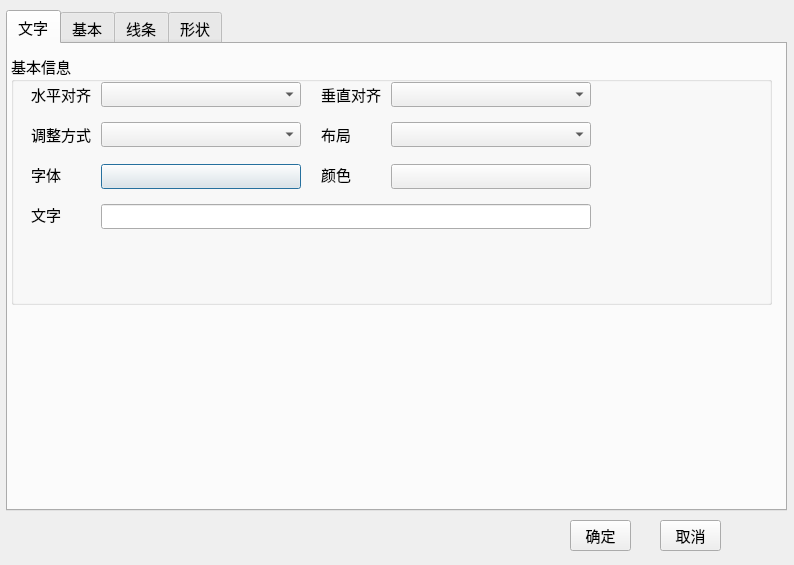
<?xml version="1.0" encoding="UTF-8"?>
<ui version="4.0">
 <class>PropertyDlg</class>
 <widget class="QDialog" name="PropertyDlg">
  <property name="geometry">
   <rect>
    <x>0</x>
    <y>0</y>
    <width>794</width>
    <height>565</height>
   </rect>
  </property>
  <property name="font">
   <font>
    <family>新宋体</family>
    <pointsize>11</pointsize>
   </font>
  </property>
  <property name="windowTitle">
   <string>Dialog</string>
  </property>
  <widget class="QTabWidget" name="propertyTab">
   <property name="geometry">
    <rect>
     <x>6</x>
     <y>10</y>
     <width>781</width>
     <height>501</height>
    </rect>
   </property>
   <property name="font">
    <font>
     <family>新宋体</family>
     <pointsize>11</pointsize>
    </font>
   </property>
   <property name="toolTip">
    <string/>
   </property>
   <property name="styleSheet">
    <string notr="true">基本</string>
   </property>
   <property name="currentIndex">
    <number>0</number>
   </property>
   <widget class="QWidget" name="textTab">
    <attribute name="title">
     <string>文字</string>
    </attribute>
    <widget class="QGroupBox" name="groupBox_9">
     <property name="geometry">
      <rect>
       <x>3</x>
       <y>10</y>
       <width>761</width>
       <height>251</height>
      </rect>
     </property>
     <property name="font">
      <font>
       <family>新宋体</family>
       <pointsize>11</pointsize>
      </font>
     </property>
     <property name="title">
      <string>基本信息</string>
     </property>
     <widget class="QLabel" name="label_11">
      <property name="geometry">
       <rect>
        <x>20</x>
        <y>30</y>
        <width>71</width>
        <height>21</height>
       </rect>
      </property>
      <property name="font">
       <font>
        <family>新宋体</family>
        <pointsize>11</pointsize>
       </font>
      </property>
      <property name="text">
       <string>水平对齐</string>
      </property>
     </widget>
     <widget class="QComboBox" name="horizAlignComboBox">
      <property name="geometry">
       <rect>
        <x>90</x>
        <y>28</y>
        <width>200</width>
        <height>25</height>
       </rect>
      </property>
     </widget>
     <widget class="QComboBox" name="vertiAlignComboBox">
      <property name="geometry">
       <rect>
        <x>380</x>
        <y>28</y>
        <width>200</width>
        <height>25</height>
       </rect>
      </property>
     </widget>
     <widget class="QLabel" name="label_24">
      <property name="geometry">
       <rect>
        <x>310</x>
        <y>30</y>
        <width>71</width>
        <height>21</height>
       </rect>
      </property>
      <property name="font">
       <font>
        <family>新宋体</family>
        <pointsize>11</pointsize>
       </font>
      </property>
      <property name="text">
       <string>垂直对齐</string>
      </property>
     </widget>
     <widget class="QComboBox" name="layoutComboBox">
      <property name="geometry">
       <rect>
        <x>380</x>
        <y>68</y>
        <width>200</width>
        <height>25</height>
       </rect>
      </property>
     </widget>
     <widget class="QComboBox" name="directComboBox">
      <property name="geometry">
       <rect>
        <x>90</x>
        <y>68</y>
        <width>200</width>
        <height>25</height>
       </rect>
      </property>
     </widget>
     <widget class="QLabel" name="label_25">
      <property name="geometry">
       <rect>
        <x>310</x>
        <y>70</y>
        <width>71</width>
        <height>21</height>
       </rect>
      </property>
      <property name="font">
       <font>
        <family>新宋体</family>
        <pointsize>11</pointsize>
       </font>
      </property>
      <property name="text">
       <string>布局</string>
      </property>
     </widget>
     <widget class="QLabel" name="label_23">
      <property name="geometry">
       <rect>
        <x>20</x>
        <y>70</y>
        <width>71</width>
        <height>21</height>
       </rect>
      </property>
      <property name="font">
       <font>
        <family>新宋体</family>
        <pointsize>11</pointsize>
       </font>
      </property>
      <property name="text">
       <string>调整方式</string>
      </property>
     </widget>
     <widget class="QLabel" name="label_26">
      <property name="geometry">
       <rect>
        <x>20</x>
        <y>110</y>
        <width>71</width>
        <height>21</height>
       </rect>
      </property>
      <property name="font">
       <font>
        <family>新宋体</family>
        <pointsize>11</pointsize>
       </font>
      </property>
      <property name="text">
       <string>字体</string>
      </property>
     </widget>
     <widget class="QLabel" name="label_27">
      <property name="geometry">
       <rect>
        <x>310</x>
        <y>110</y>
        <width>71</width>
        <height>21</height>
       </rect>
      </property>
      <property name="font">
       <font>
        <family>新宋体</family>
        <pointsize>11</pointsize>
       </font>
      </property>
      <property name="text">
       <string>颜色</string>
      </property>
     </widget>
     <widget class="QPushButton" name="textFontBtn">
      <property name="geometry">
       <rect>
        <x>90</x>
        <y>110</y>
        <width>200</width>
        <height>25</height>
       </rect>
      </property>
      <property name="text">
       <string/>
      </property>
     </widget>
     <widget class="QPushButton" name="textColorBtn">
      <property name="geometry">
       <rect>
        <x>380</x>
        <y>110</y>
        <width>200</width>
        <height>25</height>
       </rect>
      </property>
      <property name="text">
       <string/>
      </property>
     </widget>
     <widget class="QLabel" name="label_28">
      <property name="geometry">
       <rect>
        <x>20</x>
        <y>150</y>
        <width>71</width>
        <height>21</height>
       </rect>
      </property>
      <property name="font">
       <font>
        <family>新宋体</family>
        <pointsize>11</pointsize>
       </font>
      </property>
      <property name="text">
       <string>文字</string>
      </property>
     </widget>
     <widget class="QLineEdit" name="textEdit">
      <property name="geometry">
       <rect>
        <x>90</x>
        <y>150</y>
        <width>490</width>
        <height>25</height>
       </rect>
      </property>
     </widget>
    </widget>
   </widget>
   <widget class="QWidget" name="baseTab">
    <property name="font">
     <font>
      <family>新宋体</family>
      <pointsize>11</pointsize>
     </font>
    </property>
    <property name="styleSheet">
     <string notr="true">font: 11pt &quot;新宋体&quot;;</string>
    </property>
    <attribute name="title">
     <string>基本</string>
    </attribute>
    <widget class="QGroupBox" name="groupBox_3">
     <property name="geometry">
      <rect>
       <x>3</x>
       <y>10</y>
       <width>761</width>
       <height>111</height>
      </rect>
     </property>
     <property name="font">
      <font>
       <family>新宋体</family>
       <pointsize>11</pointsize>
      </font>
     </property>
     <property name="title">
      <string>基本信息</string>
     </property>
     <widget class="QLabel" name="label_9">
      <property name="geometry">
       <rect>
        <x>20</x>
        <y>30</y>
        <width>41</width>
        <height>21</height>
       </rect>
      </property>
      <property name="font">
       <font>
        <family>新宋体</family>
        <pointsize>11</pointsize>
       </font>
      </property>
      <property name="text">
       <string>名称</string>
      </property>
     </widget>
     <widget class="QLineEdit" name="objName">
      <property name="geometry">
       <rect>
        <x>65</x>
        <y>29</y>
        <width>200</width>
        <height>25</height>
       </rect>
      </property>
      <property name="font">
       <font>
        <family>新宋体</family>
        <pointsize>11</pointsize>
       </font>
      </property>
     </widget>
     <widget class="QLabel" name="label_10">
      <property name="geometry">
       <rect>
        <x>21</x>
        <y>68</y>
        <width>31</width>
        <height>31</height>
       </rect>
      </property>
      <property name="font">
       <font>
        <family>新宋体</family>
        <pointsize>11</pointsize>
       </font>
      </property>
      <property name="text">
       <string>类型</string>
      </property>
     </widget>
     <widget class="QLabel" name="objType">
      <property name="geometry">
       <rect>
        <x>65</x>
        <y>73</y>
        <width>111</width>
        <height>21</height>
       </rect>
      </property>
      <property name="font">
       <font>
        <family>新宋体</family>
        <pointsize>11</pointsize>
        <weight>50</weight>
        <italic>false</italic>
        <bold>false</bold>
       </font>
      </property>
      <property name="text">
       <string>无</string>
      </property>
     </widget>
    </widget>
    <widget class="QGroupBox" name="groupBox_4">
     <property name="geometry">
      <rect>
       <x>3</x>
       <y>131</y>
       <width>751</width>
       <height>161</height>
      </rect>
     </property>
     <property name="font">
      <font>
       <family>新宋体</family>
       <pointsize>11</pointsize>
      </font>
     </property>
     <property name="title">
      <string>布局</string>
     </property>
     <widget class="QLabel" name="label_15">
      <property name="geometry">
       <rect>
        <x>20</x>
        <y>31</y>
        <width>41</width>
        <height>21</height>
       </rect>
      </property>
      <property name="font">
       <font>
        <family>新宋体</family>
        <pointsize>11</pointsize>
       </font>
      </property>
      <property name="text">
       <string>X</string>
      </property>
     </widget>
     <widget class="QLabel" name="label_16">
      <property name="geometry">
       <rect>
        <x>330</x>
        <y>31</y>
        <width>41</width>
        <height>21</height>
       </rect>
      </property>
      <property name="font">
       <font>
        <family>新宋体</family>
        <pointsize>11</pointsize>
       </font>
      </property>
      <property name="text">
       <string>Y</string>
      </property>
     </widget>
     <widget class="QDoubleSpinBox" name="xCoord">
      <property name="geometry">
       <rect>
        <x>95</x>
        <y>30</y>
        <width>200</width>
        <height>25</height>
       </rect>
      </property>
     </widget>
     <widget class="QDoubleSpinBox" name="yCoord">
      <property name="geometry">
       <rect>
        <x>400</x>
        <y>30</y>
        <width>200</width>
        <height>25</height>
       </rect>
      </property>
     </widget>
     <widget class="QLabel" name="label_18">
      <property name="geometry">
       <rect>
        <x>20</x>
        <y>71</y>
        <width>41</width>
        <height>21</height>
       </rect>
      </property>
      <property name="font">
       <font>
        <family>新宋体</family>
        <pointsize>11</pointsize>
       </font>
      </property>
      <property name="text">
       <string>宽度</string>
      </property>
     </widget>
     <widget class="QLabel" name="label_19">
      <property name="geometry">
       <rect>
        <x>330</x>
        <y>71</y>
        <width>41</width>
        <height>21</height>
       </rect>
      </property>
      <property name="font">
       <font>
        <family>新宋体</family>
        <pointsize>11</pointsize>
       </font>
      </property>
      <property name="text">
       <string>高度</string>
      </property>
     </widget>
     <widget class="QDoubleSpinBox" name="xCoord_width">
      <property name="geometry">
       <rect>
        <x>95</x>
        <y>70</y>
        <width>200</width>
        <height>25</height>
       </rect>
      </property>
     </widget>
     <widget class="QDoubleSpinBox" name="yCoord_height">
      <property name="geometry">
       <rect>
        <x>400</x>
        <y>70</y>
        <width>200</width>
        <height>25</height>
       </rect>
      </property>
     </widget>
     <widget class="QDoubleSpinBox" name="x_rotate">
      <property name="geometry">
       <rect>
        <x>95</x>
        <y>109</y>
        <width>200</width>
        <height>25</height>
       </rect>
      </property>
     </widget>
     <widget class="QLabel" name="label_20">
      <property name="geometry">
       <rect>
        <x>20</x>
        <y>110</y>
        <width>71</width>
        <height>21</height>
       </rect>
      </property>
      <property name="font">
       <font>
        <family>新宋体</family>
        <pointsize>11</pointsize>
       </font>
      </property>
      <property name="text">
       <string>旋转角度</string>
      </property>
     </widget>
    </widget>
   </widget>
   <widget class="QWidget" name="lineTab">
    <property name="styleSheet">
     <string notr="true">font: 11pt &quot;新宋体&quot;;</string>
    </property>
    <attribute name="title">
     <string>线条</string>
    </attribute>
    <widget class="QGroupBox" name="groupBox">
     <property name="geometry">
      <rect>
       <x>3</x>
       <y>10</y>
       <width>770</width>
       <height>121</height>
      </rect>
     </property>
     <property name="layoutDirection">
      <enum>Qt::LeftToRight</enum>
     </property>
     <property name="title">
      <string>基本类型</string>
     </property>
     <widget class="QLabel" name="label">
      <property name="geometry">
       <rect>
        <x>20</x>
        <y>21</y>
        <width>31</width>
        <height>31</height>
       </rect>
      </property>
      <property name="text">
       <string>颜色</string>
      </property>
     </widget>
     <widget class="QPushButton" name="lineColor">
      <property name="geometry">
       <rect>
        <x>100</x>
        <y>24</y>
        <width>200</width>
        <height>25</height>
       </rect>
      </property>
      <property name="text">
       <string/>
      </property>
     </widget>
     <widget class="QLabel" name="label_2">
      <property name="geometry">
       <rect>
        <x>20</x>
        <y>70</y>
        <width>31</width>
        <height>31</height>
       </rect>
      </property>
      <property name="text">
       <string>线型</string>
      </property>
     </widget>
     <widget class="QComboBox" name="lineStyle">
      <property name="geometry">
       <rect>
        <x>100</x>
        <y>71</y>
        <width>200</width>
        <height>25</height>
       </rect>
      </property>
     </widget>
     <widget class="QLabel" name="label_3">
      <property name="geometry">
       <rect>
        <x>449</x>
        <y>19</y>
        <width>31</width>
        <height>31</height>
       </rect>
      </property>
      <property name="text">
       <string>线宽</string>
      </property>
     </widget>
     <widget class="QComboBox" name="lineWidth">
      <property name="geometry">
       <rect>
        <x>500</x>
        <y>20</y>
        <width>200</width>
        <height>25</height>
       </rect>
      </property>
     </widget>
     <widget class="QLabel" name="label_4">
      <property name="geometry">
       <rect>
        <x>419</x>
        <y>69</y>
        <width>61</width>
        <height>31</height>
       </rect>
      </property>
      <property name="text">
       <string>端点类型</string>
      </property>
     </widget>
     <widget class="QComboBox" name="lineCapStyle">
      <property name="geometry">
       <rect>
        <x>500</x>
        <y>70</y>
        <width>200</width>
        <height>25</height>
       </rect>
      </property>
     </widget>
    </widget>
    <widget class="QGroupBox" name="groupBox_2">
     <property name="geometry">
      <rect>
       <x>2</x>
       <y>150</y>
       <width>771</width>
       <height>121</height>
      </rect>
     </property>
     <property name="title">
      <string>箭头</string>
     </property>
     <widget class="QComboBox" name="lineTailArrow">
      <property name="geometry">
       <rect>
        <x>500</x>
        <y>23</y>
        <width>200</width>
        <height>25</height>
       </rect>
      </property>
     </widget>
     <widget class="QComboBox" name="lineStartArrow">
      <property name="geometry">
       <rect>
        <x>100</x>
        <y>26</y>
        <width>200</width>
        <height>25</height>
       </rect>
      </property>
     </widget>
     <widget class="QLabel" name="label_5">
      <property name="geometry">
       <rect>
        <x>19</x>
        <y>24</y>
        <width>71</width>
        <height>31</height>
       </rect>
      </property>
      <property name="text">
       <string>&lt;html&gt;&lt;head/&gt;&lt;body&gt;&lt;p&gt;头端样式&lt;/p&gt;&lt;/body&gt;&lt;/html&gt;</string>
      </property>
     </widget>
     <widget class="QLabel" name="label_6">
      <property name="geometry">
       <rect>
        <x>418</x>
        <y>23</y>
        <width>71</width>
        <height>31</height>
       </rect>
      </property>
      <property name="frameShape">
       <enum>QFrame::NoFrame</enum>
      </property>
      <property name="frameShadow">
       <enum>QFrame::Plain</enum>
      </property>
      <property name="text">
       <string>&lt;html&gt;&lt;head/&gt;&lt;body&gt;&lt;p&gt;尾端样式&lt;/p&gt;&lt;/body&gt;&lt;/html&gt;</string>
      </property>
     </widget>
     <widget class="QSpinBox" name="arrowWidth">
      <property name="geometry">
       <rect>
        <x>100</x>
        <y>74</y>
        <width>200</width>
        <height>25</height>
       </rect>
      </property>
     </widget>
     <widget class="QLabel" name="label_7">
      <property name="geometry">
       <rect>
        <x>21</x>
        <y>70</y>
        <width>71</width>
        <height>31</height>
       </rect>
      </property>
      <property name="text">
       <string>&lt;html&gt;&lt;head/&gt;&lt;body&gt;&lt;p&gt;宽度&lt;/p&gt;&lt;/body&gt;&lt;/html&gt;</string>
      </property>
     </widget>
     <widget class="QSpinBox" name="arrowHeight">
      <property name="geometry">
       <rect>
        <x>500</x>
        <y>73</y>
        <width>200</width>
        <height>25</height>
       </rect>
      </property>
     </widget>
     <widget class="QLabel" name="label_8">
      <property name="geometry">
       <rect>
        <x>421</x>
        <y>69</y>
        <width>71</width>
        <height>31</height>
       </rect>
      </property>
      <property name="text">
       <string>&lt;html&gt;&lt;head/&gt;&lt;body&gt;&lt;p&gt;高度&lt;/p&gt;&lt;/body&gt;&lt;/html&gt;</string>
      </property>
     </widget>
    </widget>
    <widget class="QGroupBox" name="groupBox_8">
     <property name="geometry">
      <rect>
       <x>2</x>
       <y>290</y>
       <width>771</width>
       <height>71</height>
      </rect>
     </property>
     <property name="title">
      <string>曲线</string>
     </property>
     <widget class="QLabel" name="label_22">
      <property name="geometry">
       <rect>
        <x>325</x>
        <y>28</y>
        <width>71</width>
        <height>21</height>
       </rect>
      </property>
      <property name="font">
       <font>
        <family>新宋体</family>
        <pointsize>11</pointsize>
       </font>
      </property>
      <property name="text">
       <string>转动角度</string>
      </property>
     </widget>
     <widget class="QSpinBox" name="spanAngle">
      <property name="geometry">
       <rect>
        <x>395</x>
        <y>27</y>
        <width>200</width>
        <height>25</height>
       </rect>
      </property>
     </widget>
     <widget class="QLabel" name="label_21">
      <property name="geometry">
       <rect>
        <x>15</x>
        <y>28</y>
        <width>71</width>
        <height>21</height>
       </rect>
      </property>
      <property name="font">
       <font>
        <family>新宋体</family>
        <pointsize>11</pointsize>
       </font>
      </property>
      <property name="text">
       <string>开始角度</string>
      </property>
     </widget>
     <widget class="QSpinBox" name="startAngle">
      <property name="geometry">
       <rect>
        <x>90</x>
        <y>27</y>
        <width>200</width>
        <height>25</height>
       </rect>
      </property>
     </widget>
     <widget class="QCheckBox" name="bCloseCheck">
      <property name="geometry">
       <rect>
        <x>620</x>
        <y>30</y>
        <width>71</width>
        <height>16</height>
       </rect>
      </property>
      <property name="text">
       <string>闭合</string>
      </property>
     </widget>
    </widget>
   </widget>
   <widget class="QWidget" name="tab">
    <property name="styleSheet">
     <string notr="true">font: 11pt &quot;新宋体&quot;;</string>
    </property>
    <attribute name="title">
     <string>形状</string>
    </attribute>
    <widget class="QGroupBox" name="groupBox_5">
     <property name="geometry">
      <rect>
       <x>3</x>
       <y>10</y>
       <width>751</width>
       <height>111</height>
      </rect>
     </property>
     <property name="title">
      <string>基本信息</string>
     </property>
     <widget class="QCheckBox" name="frameSee">
      <property name="geometry">
       <rect>
        <x>20</x>
        <y>30</y>
        <width>111</width>
        <height>16</height>
       </rect>
      </property>
      <property name="text">
       <string>边框可见</string>
      </property>
     </widget>
     <widget class="QRadioButton" name="noFill">
      <property name="geometry">
       <rect>
        <x>20</x>
        <y>70</y>
        <width>89</width>
        <height>16</height>
       </rect>
      </property>
      <property name="text">
       <string>无填充</string>
      </property>
     </widget>
     <widget class="QRadioButton" name="colorFill">
      <property name="geometry">
       <rect>
        <x>200</x>
        <y>70</y>
        <width>89</width>
        <height>16</height>
       </rect>
      </property>
      <property name="text">
       <string>颜色填充</string>
      </property>
     </widget>
     <widget class="QRadioButton" name="imageFill">
      <property name="geometry">
       <rect>
        <x>380</x>
        <y>70</y>
        <width>91</width>
        <height>16</height>
       </rect>
      </property>
      <property name="text">
       <string>图片填充</string>
      </property>
     </widget>
    </widget>
    <widget class="QGroupBox" name="groupBox_6">
     <property name="geometry">
      <rect>
       <x>3</x>
       <y>130</y>
       <width>751</width>
       <height>71</height>
      </rect>
     </property>
     <property name="title">
      <string>透明度</string>
     </property>
     <widget class="QSlider" name="transSlider">
      <property name="geometry">
       <rect>
        <x>20</x>
        <y>31</y>
        <width>621</width>
        <height>19</height>
       </rect>
      </property>
      <property name="orientation">
       <enum>Qt::Horizontal</enum>
      </property>
     </widget>
     <widget class="QSpinBox" name="transSpix">
      <property name="geometry">
       <rect>
        <x>660</x>
        <y>28</y>
        <width>51</width>
        <height>22</height>
       </rect>
      </property>
     </widget>
    </widget>
    <widget class="QGroupBox" name="groupBox_7">
     <property name="geometry">
      <rect>
       <x>3</x>
       <y>210</y>
       <width>751</width>
       <height>111</height>
      </rect>
     </property>
     <property name="title">
      <string>填充</string>
     </property>
     <widget class="QLabel" name="label_12">
      <property name="geometry">
       <rect>
        <x>20</x>
        <y>30</y>
        <width>71</width>
        <height>16</height>
       </rect>
      </property>
      <property name="text">
       <string>填充方式</string>
      </property>
     </widget>
     <widget class="QComboBox" name="fillStyle">
      <property name="geometry">
       <rect>
        <x>100</x>
        <y>25</y>
        <width>200</width>
        <height>25</height>
       </rect>
      </property>
     </widget>
     <widget class="QLabel" name="label_13">
      <property name="geometry">
       <rect>
        <x>330</x>
        <y>30</y>
        <width>71</width>
        <height>16</height>
       </rect>
      </property>
      <property name="text">
       <string>颜色</string>
      </property>
     </widget>
     <widget class="QPushButton" name="fillColor">
      <property name="geometry">
       <rect>
        <x>390</x>
        <y>26</y>
        <width>200</width>
        <height>25</height>
       </rect>
      </property>
      <property name="text">
       <string/>
      </property>
     </widget>
     <widget class="QLabel" name="label_14">
      <property name="geometry">
       <rect>
        <x>330</x>
        <y>74</y>
        <width>71</width>
        <height>16</height>
       </rect>
      </property>
      <property name="text">
       <string>百分比</string>
      </property>
     </widget>
     <widget class="QSpinBox" name="fillPercentage">
      <property name="geometry">
       <rect>
        <x>390</x>
        <y>70</y>
        <width>200</width>
        <height>25</height>
       </rect>
      </property>
     </widget>
     <widget class="QLabel" name="label_17">
      <property name="geometry">
       <rect>
        <x>20</x>
        <y>75</y>
        <width>71</width>
        <height>16</height>
       </rect>
      </property>
      <property name="text">
       <string>填充方向</string>
      </property>
     </widget>
     <widget class="QComboBox" name="fillDirection">
      <property name="geometry">
       <rect>
        <x>100</x>
        <y>70</y>
        <width>200</width>
        <height>25</height>
       </rect>
      </property>
     </widget>
    </widget>
   </widget>
  </widget>
  <widget class="QPushButton" name="okBtn">
   <property name="geometry">
    <rect>
     <x>570</x>
     <y>520</y>
     <width>61</width>
     <height>31</height>
    </rect>
   </property>
   <property name="text">
    <string>确定</string>
   </property>
  </widget>
  <widget class="QPushButton" name="noBtn">
   <property name="geometry">
    <rect>
     <x>660</x>
     <y>520</y>
     <width>61</width>
     <height>31</height>
    </rect>
   </property>
   <property name="text">
    <string>取消</string>
   </property>
  </widget>
 </widget>
 <resources/>
 <connections/>
</ui>
